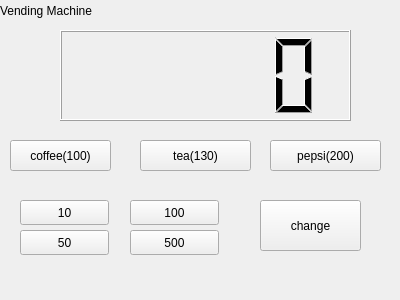
<?xml version="1.0" encoding="UTF-8"?>
<ui version="4.0">
 <class>Widget</class>
 <widget class="QWidget" name="Widget">
  <property name="geometry">
   <rect>
    <x>0</x>
    <y>0</y>
    <width>400</width>
    <height>300</height>
   </rect>
  </property>
  <property name="windowTitle">
   <string>Widget</string>
  </property>
  <widget class="QLabel" name="label">
   <property name="geometry">
    <rect>
     <x>0</x>
     <y>-20</y>
     <width>281</width>
     <height>61</height>
    </rect>
   </property>
   <property name="text">
    <string>Vending Machine</string>
   </property>
  </widget>
  <widget class="QLCDNumber" name="lcdNumber">
   <property name="geometry">
    <rect>
     <x>60</x>
     <y>30</y>
     <width>291</width>
     <height>91</height>
    </rect>
   </property>
  </widget>
  <widget class="QPushButton" name="pbTea">
   <property name="geometry">
    <rect>
     <x>140</x>
     <y>140</y>
     <width>111</width>
     <height>31</height>
    </rect>
   </property>
   <property name="text">
    <string>tea(130)</string>
   </property>
  </widget>
  <widget class="QPushButton" name="pbCoffee">
   <property name="geometry">
    <rect>
     <x>10</x>
     <y>140</y>
     <width>101</width>
     <height>31</height>
    </rect>
   </property>
   <property name="text">
    <string>coffee(100)</string>
   </property>
  </widget>
  <widget class="QPushButton" name="pbPepsi">
   <property name="geometry">
    <rect>
     <x>270</x>
     <y>140</y>
     <width>111</width>
     <height>31</height>
    </rect>
   </property>
   <property name="text">
    <string>pepsi(200)</string>
   </property>
  </widget>
  <widget class="QPushButton" name="pb10">
   <property name="geometry">
    <rect>
     <x>20</x>
     <y>200</y>
     <width>89</width>
     <height>25</height>
    </rect>
   </property>
   <property name="text">
    <string>10</string>
   </property>
  </widget>
  <widget class="QPushButton" name="pb100">
   <property name="geometry">
    <rect>
     <x>130</x>
     <y>200</y>
     <width>89</width>
     <height>25</height>
    </rect>
   </property>
   <property name="text">
    <string>100</string>
   </property>
  </widget>
  <widget class="QPushButton" name="pb500">
   <property name="geometry">
    <rect>
     <x>130</x>
     <y>230</y>
     <width>89</width>
     <height>25</height>
    </rect>
   </property>
   <property name="text">
    <string>500</string>
   </property>
  </widget>
  <widget class="QPushButton" name="pb50">
   <property name="geometry">
    <rect>
     <x>20</x>
     <y>230</y>
     <width>89</width>
     <height>25</height>
    </rect>
   </property>
   <property name="text">
    <string>50</string>
   </property>
  </widget>
  <widget class="QPushButton" name="pbChange">
   <property name="geometry">
    <rect>
     <x>260</x>
     <y>200</y>
     <width>101</width>
     <height>51</height>
    </rect>
   </property>
   <property name="text">
    <string>change</string>
   </property>
  </widget>
 </widget>
 <layoutdefault spacing="6" margin="11"/>
 <resources/>
 <connections/>
</ui>
